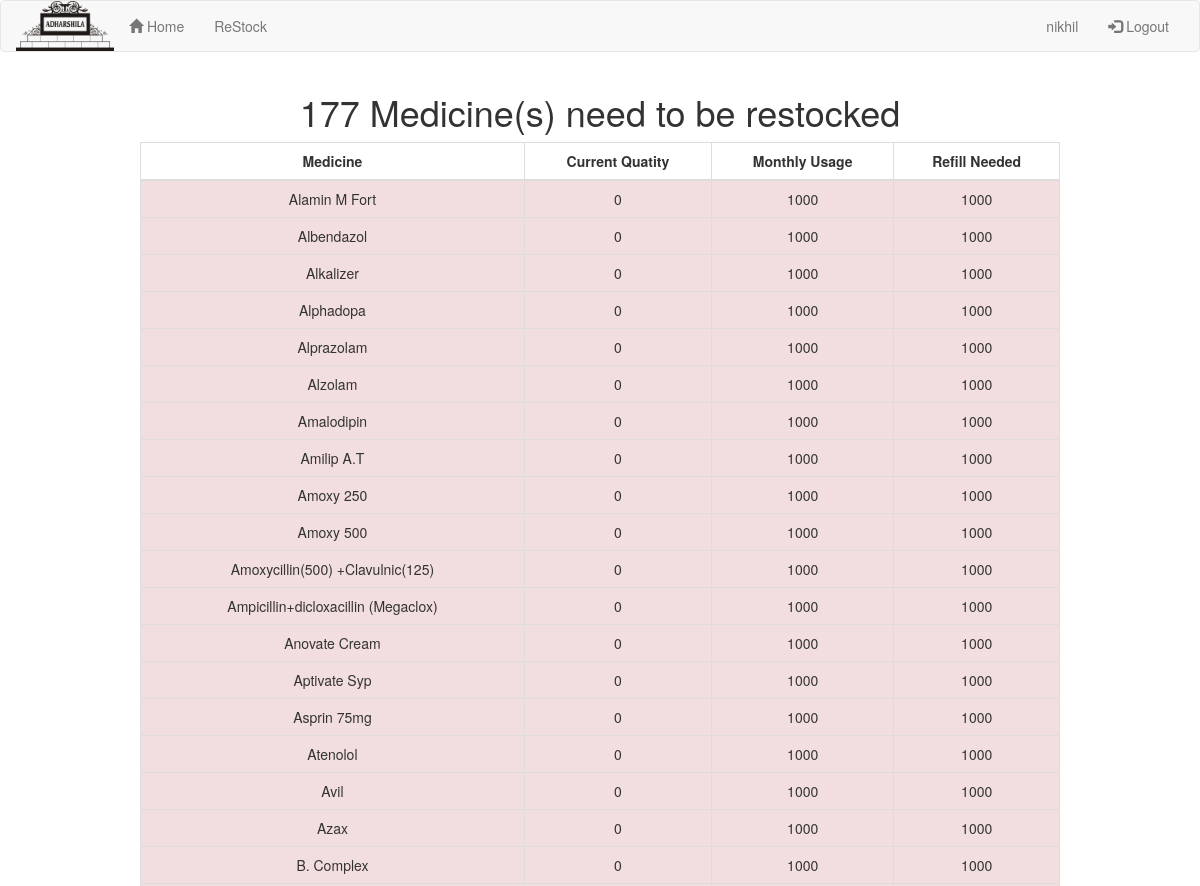
The app's page /restock (signed in, upper part), older data.
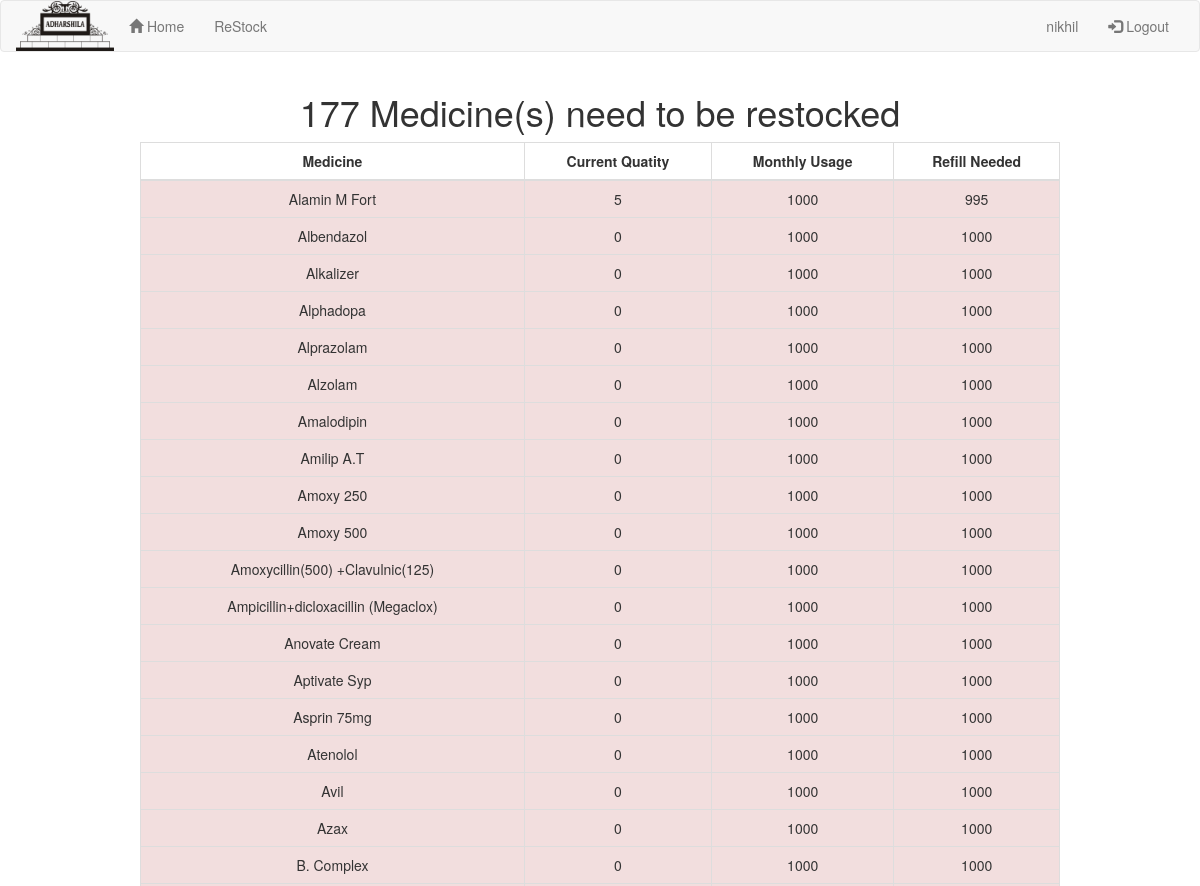
The same page, newer data.
### myapp/models.py (models this page shows, shortened)
class Medicine(models.Model):
	name = models.CharField(max_length=200)
	quantity = models.IntegerField(default=0)
	critical_quantity = models.IntegerField(default=10)
	monthly_usage = models.IntegerField(default=1000)

### myapp/views.py (the view)
# urls.py: url(r'restock',views.restock,name='restock'),
@login_required(login_url="/login/")
def restock(request):
	m = sorted(Medicine.objects.all(), key=lambda x:x.name)
	n = 0
	ma = []
	na = []
	mb = []
	for i in m:
		if i.quantity < i.monthly_usage:
			ma.append(i)
			na.append(i.monthly_usage - i.quantity)
			n += 1
		else:
			mb.append(i)
	ma = zip(ma,na)
	context = {'ma':ma, 'mb':mb, 'num':n}
	return render(request,'restock.html',context)

### myapp/templates/restock.html (shortened to what this page needs)
{% extends "base.html" %}
{% block content %}
	<div class="container">
		<h1 align="center">{{ num }} Medicine(s) need to be restocked</h1>
		<div class="col-md-10 col-md-offset-1">
			<table class="table table-bordered table-hover">
				<thead>
					<th>Medicine</th>
					<th>Current Quatity</th>
					<th>Monthly Usage</th>
					<th>Refill Needed</th>
				</thead>
				{% for m,n in ma %}
					<tr class="clickable-row danger" data-href="medicine/{{ m.id }}">
							<td>{{ m.name }}</td>
							<td>{{ m.quantity }}</td>
							<td>{{ m.monthly_usage }}</td>
							<td>{{ n }}</td>
					</tr>
				{% endfor %}
			</table>
		</div>
	</div>
{% endblock %}

Row changes from the older to the newer data that the page shows:
changed Medicine "Alamin M Fort": quantity "0" → "5"; monthly_usage "1000" → "995"
